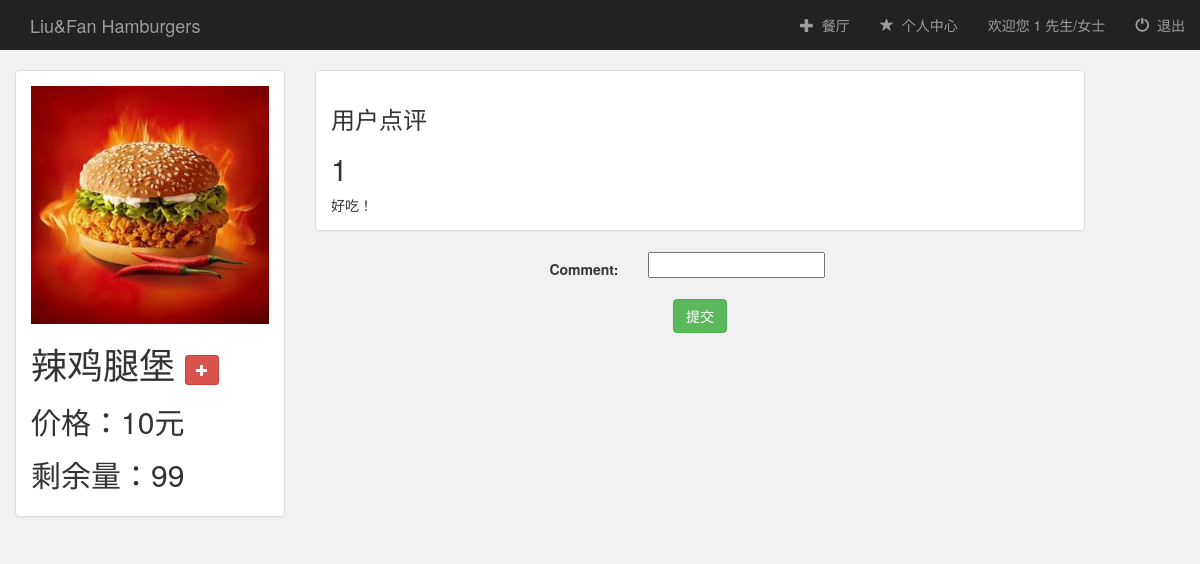
The page /booksystem/8/ (signed in) on the database its author committed.
### booksystem/models.py (models this page shows)
class Store(models.Model):
    food = models.CharField(max_length=100, null=True)
    logo = models.FileField(default=0)
    price = models.IntegerField(null=True)
    quantity = models.IntegerField(null=True)

class Like(models.Model):
    user = models.ForeignKey(User, default=1)
    food = models.ForeignKey(Store)
    comment =models.CharField(max_length=200)

### booksystem/views.py (the view)
# urls.py: url(r'^(?P<store_id>[0-9]+)/$', views.detail, name='detail'),
def detail(request, store_id):
    if not request.user.is_authenticated():
        return render(request, 'booksystem/login.html')
    else:
        store = get_object_or_404(Store, pk=store_id)
        form = LikeForm(request.POST or None)
        if form.is_valid():
            like = form.save(commit=False)
            like.user = request.user
            like.food = store
            like.comment = form.cleaned_data['comment']
            like.save()
        like_result = Like.objects.filter(food=store)
        return render(request, 'booksystem/detail.html', {
            'store': store,
            'like_result':like_result,
            'form':form,
            'username': request.user.username})

### booksystem/forms.py
class LikeForm(forms.ModelForm):
    class Meta:
        model = Like
        fields = ['comment']

### booksystem/templates/booksystem/detail.html (shortened to what this page needs)
{% extends 'booksystem/base.html' %}
{% block login_display %}
    <a href="#">欢迎您 {{ username }} 先生/女士</a>
{% endblock %}
{% block content %}
<div class="container-fluid foods-container">
    <div class="row">
        <div class="col-sm-4 col-md-3">
            <div class="panel panel-default">
                <div class="panel-body">
                    <a href="{% url 'booksystem:detail' store.id %}">
                        {% if store.logo %}
                            <img src="{{ store.logo.url }}" class="img-responsive">
                        {% else %}
                            <h3>No image to display</h3>
                        {% endif %}
                    </a>
                    <h1>{{ store.food }}
                    <button type="submit" class="btn btn-sm btn-danger" onclick="book({{ store.id }})">
                        <span class="glyphicon glyphicon-plus"></span>
                    </button>
                    </h1>
                    <h2>价格：{{ store.price }}元</h2>
                    <h2>剩余量：{{ store.quantity }}</h2>
                </div>
            </div>
        </div>
        <div class="col-sm-12 col-md-8">
            <div class="panel panel-default">
                <div class="panel-body">
                    <h3>用户点评</h3>
                    {% for like in like_result %}
                        <h2>{{ like.user }}</h2>
                        <td>{{ like.comment }}</td>
                    {% endfor %}
                </div>
            </div>
            <form class="form-horizontal" role="form" action="" method="post" enctype="multipart/form-data">
                {% include 'booksystem/form_template.html' %}
                <div class="form-group">
                    <div align="center">
                        <button type="submit" class="btn btn-success">提交</button>
                    </div>
                </div>
            </form>
        </div>
    </div>
</div>
{% endblock %}

### rows shown on the page
Store: logo (picture), food "辣鸡腿堡", price "10", quantity "99"
Like: user "1", comment "好吃！"

### other values the page prints
{{ username }} "1"
{{ field.label_tag }} "Comment:"
